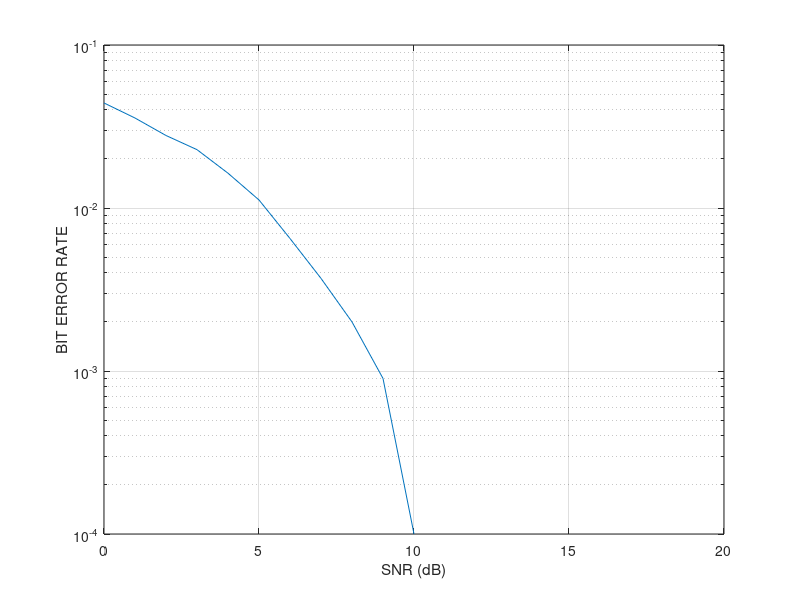

Reproduce this figure in MATLAB.
clc;
clear all;
close all;

N = 10000;
snr_range = 0:20;
snr = 10.^(snr_range/10);

for i = 1:length(snr_range)
    in = 2*(round(rand(1, N))-0.5);
    quad = 2*(round(rand(1, N))-0.5);
    s = in + (j*quad);
    G = (1/sqrt(2 + snr(i)))*(randn(1, N) + j*randn(1, N));
    r = s+G;
    in1 = sign(real(r));
    quad1 = sign(imag(r));
    ber_1 = (N - sum(in == in1))/N;
    ber_2 = (N - sum(quad == quad1))/N;
    BER(i) = mean([ber_1 ber_2]);
end

semilogy(snr_range, BER);
xlabel('SNR (dB)');
ylabel('BIT ERROR RATE');
grid on;